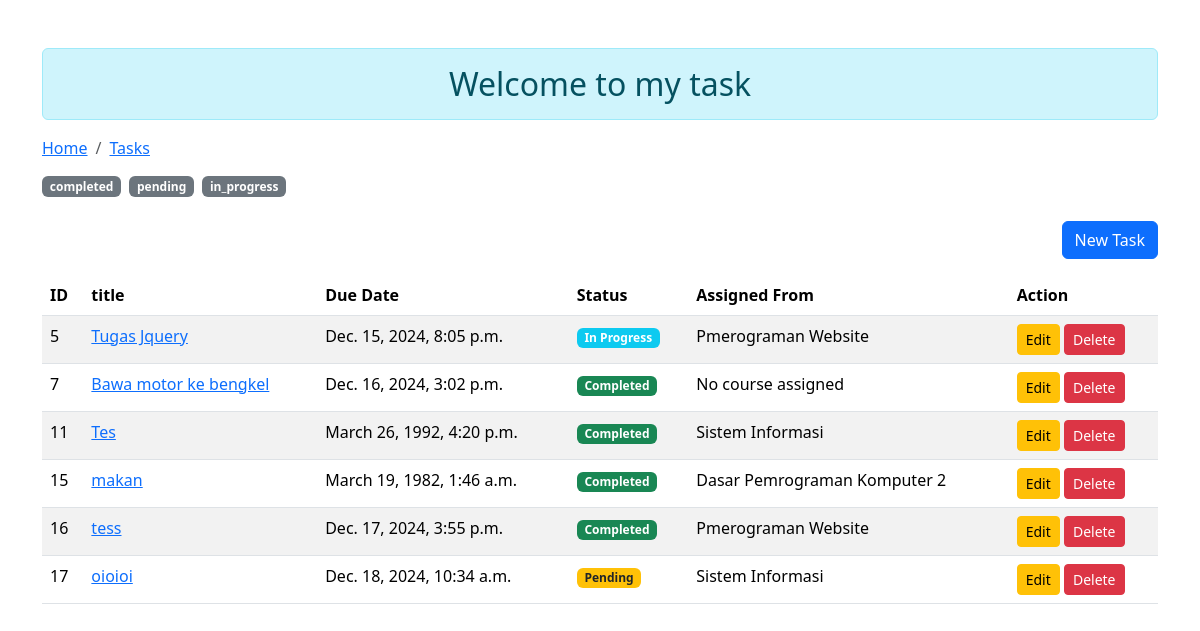
/tasks/, run on the app's committed database.
### tasks/models.py (models this page shows, shortened)
class Task(models.Model):
    STATUS_CHOICES = [
        ('pending', 'Pending'),
        ('in_progress', 'In Progress'),
        ('completed', 'Completed'),
    ]
    title = models.CharField(max_length=200)
    description = models.TextField(blank=True, null=True)
    link = models.URLField(blank=True, null=True)
    due_date = models.DateTimeField()
    status = models.CharField(
        max_length=20,
        choices=STATUS_CHOICES,
        default='pending'
    )
    course = models.ForeignKey(
        courses.Course,
        on_delete=models.CASCADE,
        null=True,
        blank=True,
        related_name="tasks"
    )

### courses/models.py (models this page shows, shortened)
class Course(models.Model):
    name = models.CharField(max_length=200, unique=True)
    semester = models.PositiveIntegerField()
    description = models.TextField(blank=True, null=True)
    slug = models.SlugField(blank=True,unique=True, default='', editable=False)
    sks = models.PositiveIntegerField(default=2)

### tasks/views.py (the view)
# urls.py: path("", views.TaskListView.as_view(), name="tasks_list"),
class TaskListView(ListView):
    model = models.Task
    template_name = 'tasks/index.html'
    context_object_name = 'Tasks'
    ordering =['due_date']
    def get_queryset(self):
        status =self.kwargs.get('status', None)
        if status:
            return models.Task.objects.filter(status=status)
        return models.Task.objects.all()
    def get_context_data(self, **kwargs):
        context = super().get_context_data(**kwargs)
        context['Title'] = 'My Tasks'
        context['Content'] = 'Welcome to my task'
        context['Status'] = ['completed','pending', 'in_progress']
        context['Selected_status'] =self.kwargs.get('status', None)
        return context

### tasks/templates/tasks/index.html (shortened to what this page needs)
{% load static %}
<!DOCTYPE html>
<html lang="en">
  <head>
    <link
      href="https://cdn.jsdelivr.net/npm/bootstrap@5.3.3/dist/css/bootstrap.min.css"
      rel="stylesheet"
    />
  </head>
  <body>
    <div class="container mt-5">
      <h2 class="text-center alert alert-info">{{Content}}</h2>
      <nav aria-label="breadcrumb">
        <ol class="breadcrumb">
          <li class="breadcrumb-item"><a href="/">Home</a></li>
          <li class="breadcrumb-item active" aria-current="page">
            <a href="{% url "tasks:tasks_list"%}">Tasks</a>
          </li>
        </ol>
      </nav>
      <div class="semester-filter mb-4">
        <div class="d-flex gap-2">
        {% for status in Status %}
            {% if selected_status == status %}
                <a href="{% url "tasks:tasks_by_status" status=status%}" class="badge bg-primary text-decoration-none">{{ status }}</a>
            {% else %}
                <a  href="{% url "tasks:tasks_by_status" status=status%}" class="badge bg-secondary text-decoration-none">{{ status }}</a>
            {% endif %}
        {% endfor %}
        </div>
      </div>
    <div class="d-flex justify-content-end">
        <a href="{% url "tasks:task_new"%}" class="btn btn-primary mb-3 mb-3">New Task</a>
    </div>
    <div class="row">
        <div class="table-responsive">
          <table class="table table-hover table-striped">
            <thead>
              <tr>
                <th>ID</th>
                <th>title</th>
                <th>Due Date</th>
                <th>Status</th>
                <th>Assigned From</th>
                <th>Action</th>
              </tr>
            </thead>
            <tbody id="tbody">
              {% for task in Tasks %}
              <tr>
                <td>{{task.id}}</td>
                <td>
                  <a href="{% url "tasks:tasks_detail" tasks_id=task.id%}">{{task.title}}</a>
                </td>
                <td>{{task.due_date}}</td>
                <td>
                    {% if task.status == 'completed' %}
                        <span class="badge bg-success">Completed</span>
                    {% elif task.status == 'pending' %}
                        <span class="badge bg-warning text-dark">Pending</span>
                    {% elif task.status == 'in_progress' %}
                        <span class="badge bg-info text-white">In Progress</span>
                    {% else %}
                        <span class="badge bg-secondary">Unknown</span>
                    {% endif %}
                </td>
                <td>{% if task.course %}
                    {{ task.course.name }}
                {% else %}
                    No course assigned
                {% endif %}</td>
                <td>
                  <a href="{% url 'tasks:task_edit' pk=task.id %}"
                  class="btn btn-warning btn-sm">Edit</a>
                  <button
                  type="button"
                  class="btn btn-danger btn-sm btn-del"
                  data-bs-toggle="modal"
                  data-bs-target="#deleteModal"
                  data-task-id="{{ task.id }}">
                  Delete
                </button>
              </td>
              </tr>
              {% endfor %}
            </tbody>
          </table>
        </div>
      </div>
    </div>
    <link href="https://cdnjs.cloudflare.com/ajax/libs/font-awesome/6.0.0/css/all.min.css" rel="stylesheet">
  </body>
</html>

### data on the page
Task: id "5", title "Tugas Jquery", due_date "Dec. 15, 2024, 8:05 p.m.", status "In Progress", course.name "Pmerograman Website"
Task: id "7", title "Bawa motor ke bengkel", due_date "Dec. 16, 2024, 3:02 p.m.", status "Completed", shows "No course assigned"
Task: id "11", title "Tes", due_date "March 26, 1992, 4:20 p.m.", status "Completed", course.name "Sistem Informasi"
Task: id "15", title "makan", due_date "March 19, 1982, 1:46 a.m.", status "Completed", course.name "Dasar Pemrograman Komputer 2"
Task: id "16", title "tess", due_date "Dec. 17, 2024, 3:55 p.m.", status "Completed", course.name "Pmerograman Website"
Task: id "17", title "oioioi", due_date "Dec. 18, 2024, 10:34 a.m.", status "Pending", course.name "Sistem Informasi"

### other printed values
{{ Content }} "Welcome to my task"
{{ status }} "completed" "pending" "in_progress"
